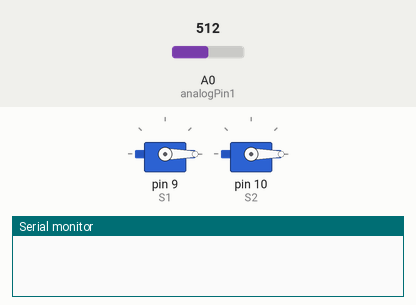
Recording of a sketch running on a simulated Arduino Uno, built with avr-gcc and run on an emulated ATmega328P. On the bench: 2 × servo, the last lines printed to the serial monitor. The test bench sets the inputs (shaded band); at power-on: A0 (analogPin1) = 512.

Above: at 1.2 s.
1.3 s: A0 (analogPin1) set to 716
At 38.22 s:
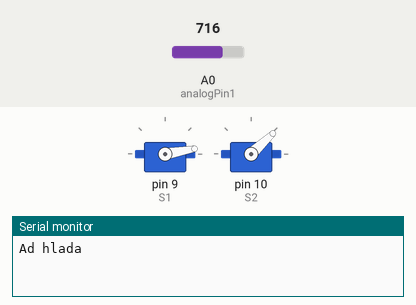
At 39.6 s:
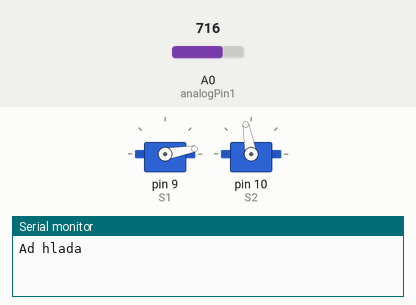
Timing chart, 0 to 39.8 s (numbered marks = the images above; inputs shaded):
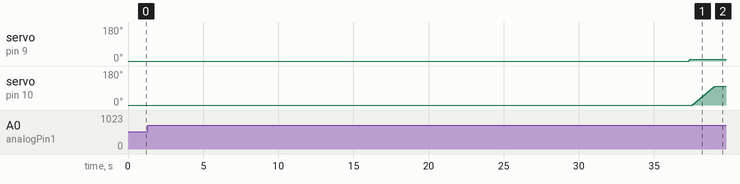

The sketch:

ABCode.ino
```cpp
#include <Servo.h>
const int analogPin1 = A0; //Measure state of the LED
Servo S1;  //Charging servo
Servo S2;  //Dispensing servo
int currentAngleS1 = 0;
int currentAngleS2 = 0;

void setup() {
  S1.attach(9);
  S2.attach(10);
  Serial.begin(9600);
  S1.write(currentAngleS1);
  S2.write(currentAngleS2);
}

void loop() {
  float initialVoltage = (analogRead(analogPin1) * 5.0) / 1023.0;
  unsigned long startTime = millis();
  bool isStable = true;
  bool isEmpty = true;
  moveServoToAngle(S1, currentAngleS1, 0);

  while (millis() - startTime < 5000) {
    float currentVoltage = (analogRead(analogPin1) * 5.0) / 1023.0;
    //Serial.println(currentVoltage);

    if (abs(currentVoltage - initialVoltage) > 0.5) {
      isStable = false;
      break;
    }
    if (currentVoltage >= 0.5) {
      isEmpty = false;
    }

    delay(100);
  }
  if (isEmpty){
    moveServoToAngle(S1, currentAngleS1, 10);
    Serial.println("Tomt");
    delay(30000);
  }
  else if (isStable) {
    moveServoToAngle(S1, currentAngleS1, 10);
    delay(100);
    moveServoToAngle(S2, currentAngleS2, 100);
    delay(1000);
    moveServoToAngle(S2, currentAngleS2, 10);
    delay(100);
    Serial.println("Tilbuid");
  }
  else {
    Serial.print("Ad hlada");
    delay(30000);
  }
  delay(1000);
}

void moveServoToAngle(Servo &servo, int &currentAngle, int targetAngle) {
  while (currentAngle != targetAngle) {
    if (currentAngle < targetAngle) {
      currentAngle++;
    } else if (currentAngle > targetAngle) {
      currentAngle--;
    }
    servo.write(currentAngle);
    delay(15);
  }
}
```
